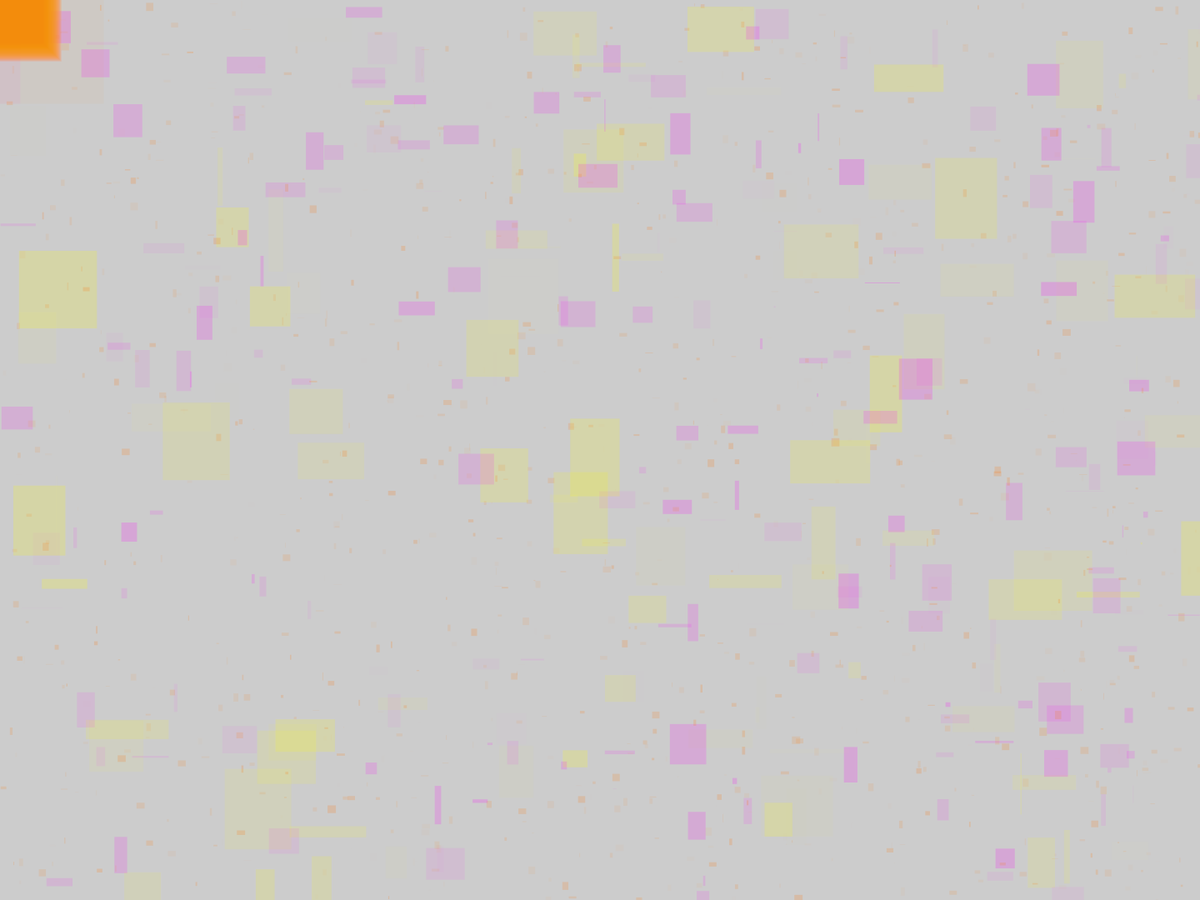
Frame 1 (no input)
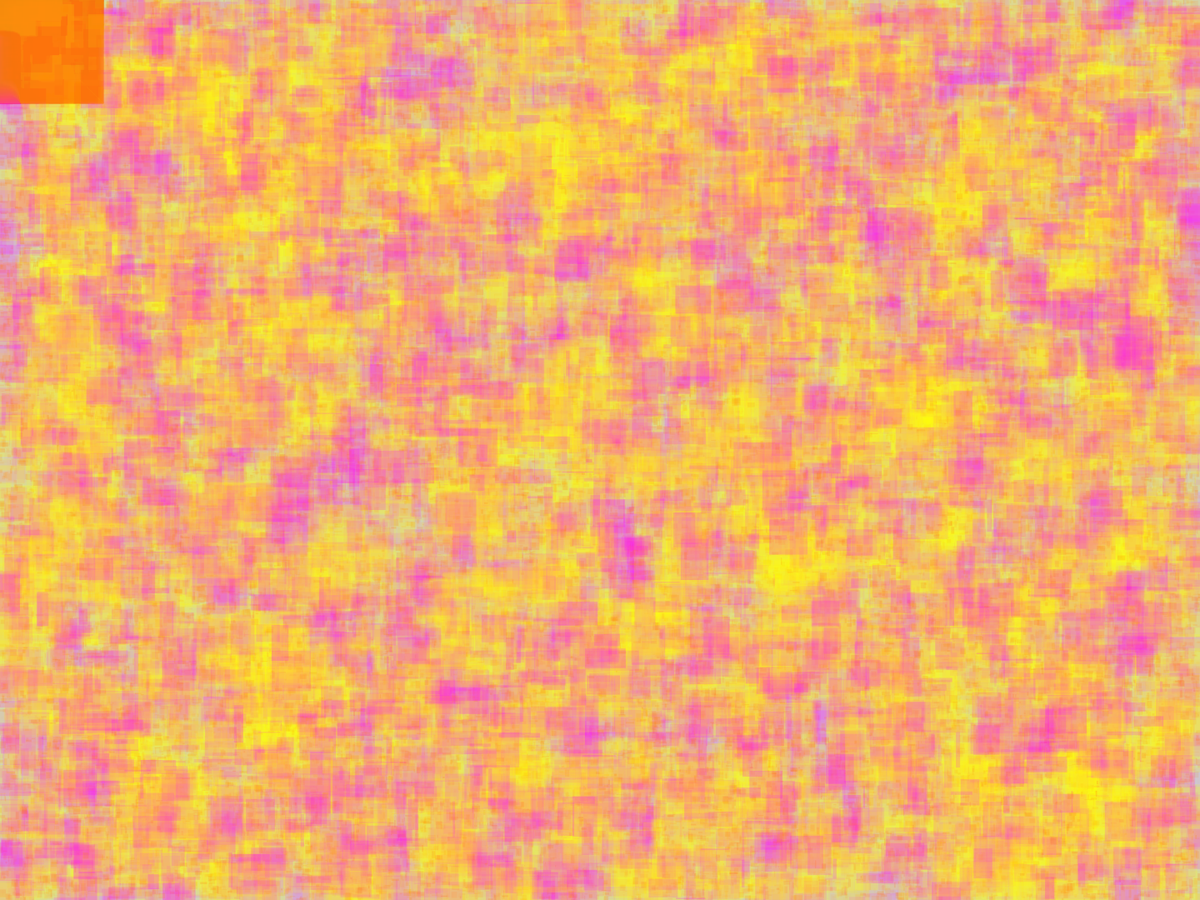
Frame 60 (the mouse pressed at the canvas centre just before this capture)
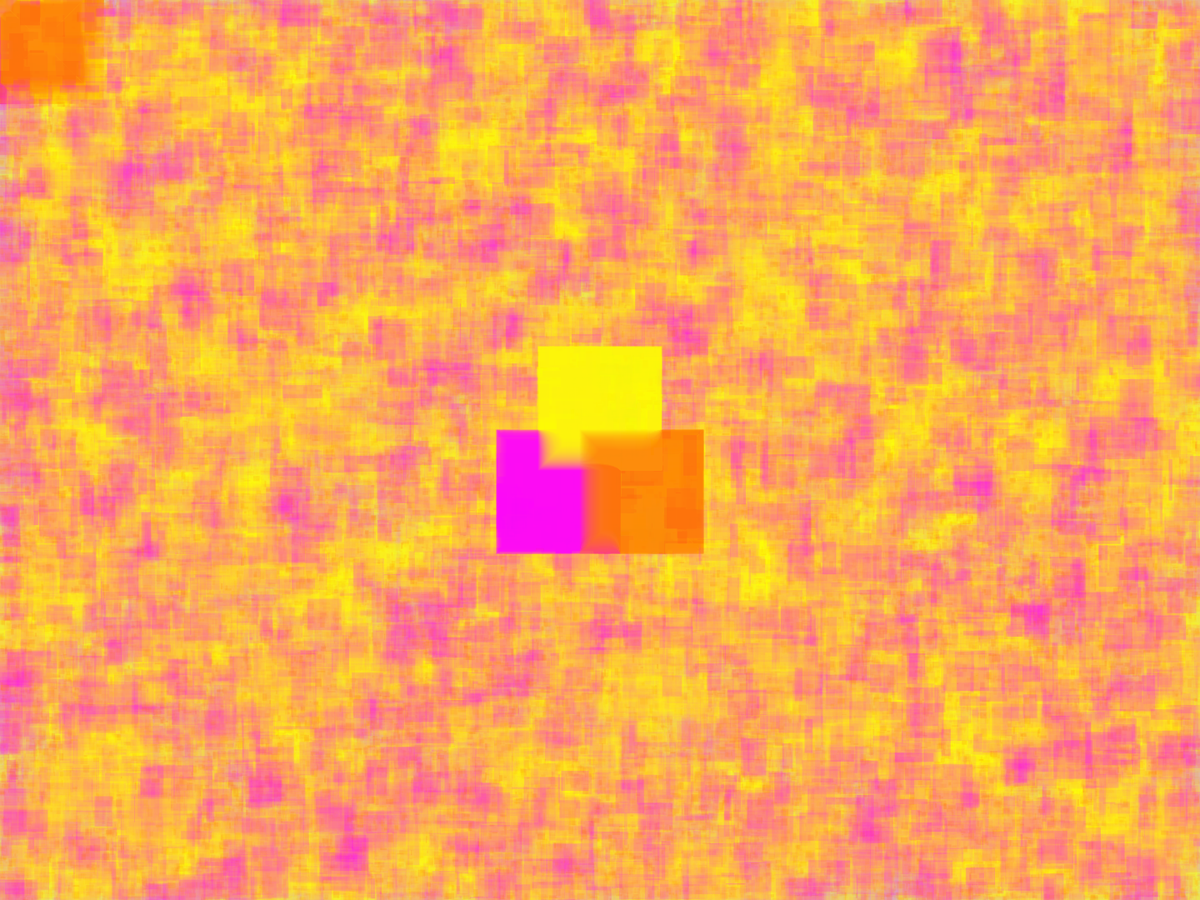
Frame 120 (the mouse held since frame 60 and released just before this capture)

The Processing sketch that drew these frames (run headless with seeded random() and noise(); from frame 60 on, the mouse is pressed at the canvas centre):

// Processing sketch: FInal_Project
// ── FInal_Project.pde
Ball redBall;
Ball greenBall;
Ball blueBall;

void setup(){
  size (1440,1080);
  greenBall = new Ball (255, 255, 0, 10, 0, -50);
  redBall = new Ball (255, 0, 255, 10, -50, 50);
  blueBall = new Ball (255, 125, 0, 10, 50, 50);
  noStroke();
}

void draw() {
  for (int i=0; i<1000; i=i+10) {
    fill(#ffff00, random(50));
    rect(random(width), random(height),random(100),random(100));
  }
  for (int i=0; i<1000; i=i+5) {
    fill(#ff00ff, random(50));
    rect(random(width), random(height),random(50),random(50));
  }
  for (int i=0; i<1000; i=i+1) {
    fill(#FF7403, random(50));
    rect(random(width), random(height),random(10),random(10));
  }
  redBall.ballDisplay();
  greenBall.ballDisplay();
  blueBall.ballDisplay();
  
}

// ── ballClass.pde
//Ball is the class,   myBall is the instance

class Ball {
  int[] xpos =new int[150];
  int[]ypos=new int [150];
  int r;
  int g;
  int b;
  int a;
  int xOffset;
  int yOffset;


  //int[] xpos =new int[100];
  //int[] ypos=new int [100];


  Ball(int rTemp, int gTemp, int bTemp, int  aTemp, int xTempOffset, int yTempOffset ) {
    r = rTemp;
    g = gTemp;
    b = bTemp;
    a = aTemp;
    xOffset = xTempOffset;
    yOffset = yTempOffset;
    for ( int i=0;i<xpos.length; i++) {
      xpos[i]=0;
      ypos[i]=0;
    }

    // for ( int  i=0;i<xpos.length-1;i++) {
    // xpos [i] =xpos [i+1];
    // ypos [i]= ypos [i+1];
    // }
  }

  void ballDisplay() {

    //fill (r, g, b, a);
    //ellipse(mouseX+xOffset, mouseY+yOffset, 150, 150);

    for ( int  i=0;i<xpos.length-1;i++) {
      xpos [i] =xpos [i+1];
      ypos [i]= ypos [i+1];
    }
    xpos[xpos.length-1]= mouseX+xOffset;
    ypos[ypos.length-1]= mouseY+yOffset; 
    for ( int i=0;i<xpos.length;i++) {
      noStroke();
      fill(r,g,b,a); 
      rectMode(CENTER);
      rect ( xpos[i], ypos[i], i, i);
    }

    //  xpos[xpos.length-1]= mouseX;
    // ypos[ypos.length-1]= mouseY; 
    // for ( int i=0;i<xpos.length;i++) {
    //  noStroke();
    //  fill(0, 255, 0, random(255)-i*5); 
    //  ellipse ( xpos[i], ypos[i], i, i);
  }
}
